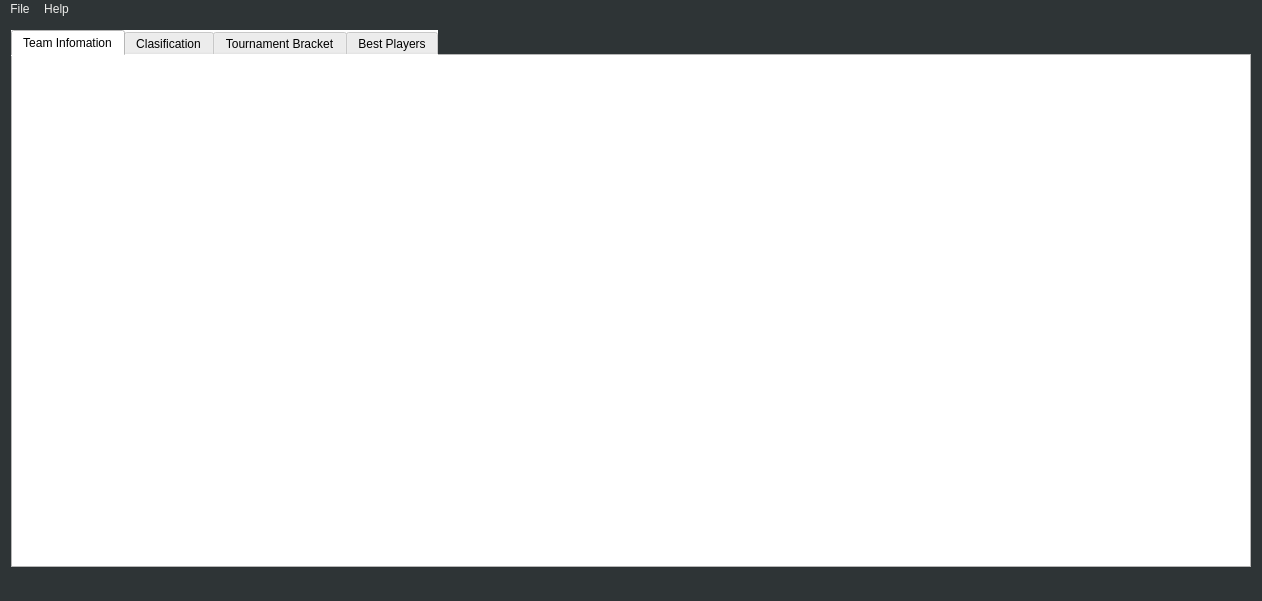
<?xml version="1.0" encoding="UTF-8"?>
<ui version="4.0">
 <class>MainWindow</class>
 <widget class="QMainWindow" name="MainWindow">
  <property name="geometry">
   <rect>
    <x>0</x>
    <y>0</y>
    <width>1262</width>
    <height>601</height>
   </rect>
  </property>
  <property name="windowTitle">
   <string>MainWindow</string>
  </property>
  <property name="styleSheet">
   <string notr="true">background-color: rgb(46, 52, 54);
font: 12pt &quot;Ubuntu&quot;;color:rgb(238, 238, 236)




</string>
  </property>
  <widget class="QWidget" name="centralWidget">
   <layout class="QVBoxLayout" name="verticalLayout">
    <item>
     <layout class="QVBoxLayout" name="verticalLayout_2">
      <item>
       <widget class="QTabWidget" name="Basketball">
        <property name="styleSheet">
         <string notr="true">background-color: rgb(255, 255, 255);
font: 11pt &quot;Ubuntu&quot;; color: black
</string>
        </property>
        <property name="tabPosition">
         <enum>QTabWidget::North</enum>
        </property>
        <property name="tabShape">
         <enum>QTabWidget::Rounded</enum>
        </property>
        <property name="currentIndex">
         <number>0</number>
        </property>
        <property name="movable">
         <bool>true</bool>
        </property>
        <widget class="QWidget" name="TeamInformation">
         <property name="maximumSize">
          <size>
           <width>16777215</width>
           <height>16777215</height>
          </size>
         </property>
         <property name="autoFillBackground">
          <bool>false</bool>
         </property>
         <attribute name="title">
          <string>Team Infomation</string>
         </attribute>
        </widget>
        <widget class="QWidget" name="Clasification">
         <property name="autoFillBackground">
          <bool>false</bool>
         </property>
         <attribute name="title">
          <string>Clasification</string>
         </attribute>
        </widget>
        <widget class="QWidget" name="TournamentBracket">
         <property name="accessibleName">
          <string/>
         </property>
         <property name="autoFillBackground">
          <bool>false</bool>
         </property>
         <attribute name="title">
          <string>Tournament Bracket</string>
         </attribute>
        </widget>
        <widget class="QWidget" name="BestPlayers">
         <property name="accessibleDescription">
          <string/>
         </property>
         <property name="autoFillBackground">
          <bool>false</bool>
         </property>
         <attribute name="title">
          <string>Best Players</string>
         </attribute>
        </widget>
       </widget>
      </item>
     </layout>
    </item>
   </layout>
  </widget>
  <widget class="QMenuBar" name="menuBar">
   <property name="geometry">
    <rect>
     <x>0</x>
     <y>0</y>
     <width>1262</width>
     <height>25</height>
    </rect>
   </property>
   <property name="styleSheet">
    <string notr="true">selection-color: rgb(252, 233, 79);
selection-background-color: rgb(239, 41, 41);</string>
   </property>
   <widget class="QMenu" name="menuFile">
    <property name="title">
     <string>File</string>
    </property>
    <addaction name="separator"/>
    <addaction name="actionLoadTeams"/>
   </widget>
   <widget class="QMenu" name="menuhelp">
    <property name="title">
     <string>Help</string>
    </property>
   </widget>
   <addaction name="menuFile"/>
   <addaction name="menuhelp"/>
  </widget>
  <widget class="QStatusBar" name="statusBar"/>
  <action name="actionLoadTeams">
   <property name="text">
    <string>LoadTeams</string>
   </property>
   <property name="font">
    <font>
     <weight>75</weight>
     <bold>true</bold>
    </font>
   </property>
   <property name="priority">
    <enum>QAction::HighPriority</enum>
   </property>
  </action>
 </widget>
 <layoutdefault spacing="6" margin="11"/>
 <resources/>
 <connections/>
</ui>
